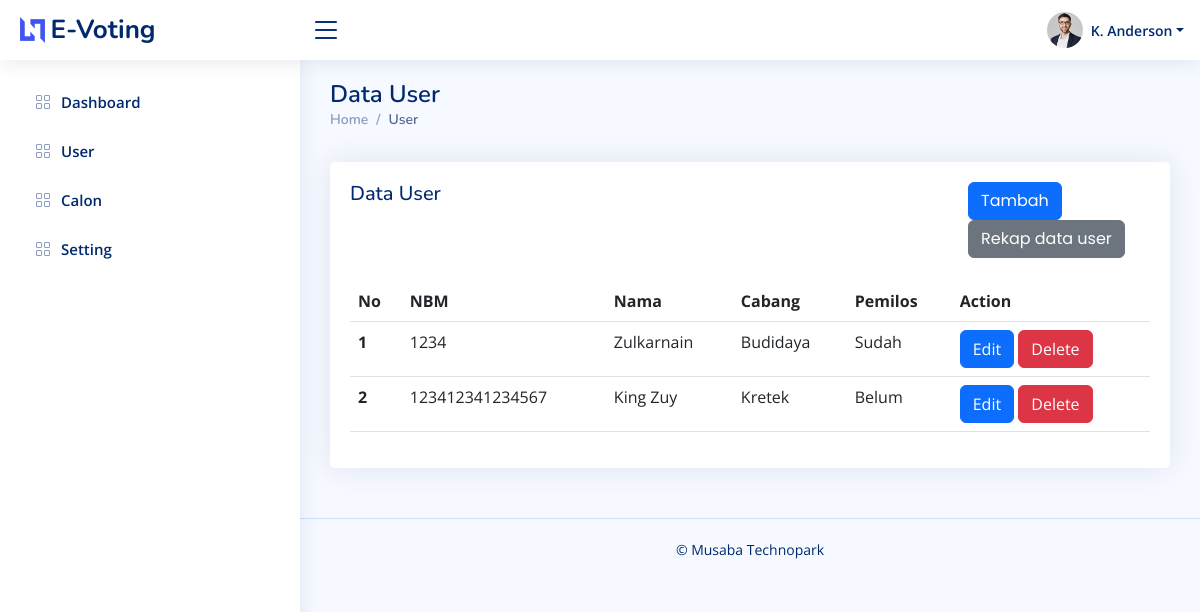
Before: /admin/user.php (signed in) with the older database file.
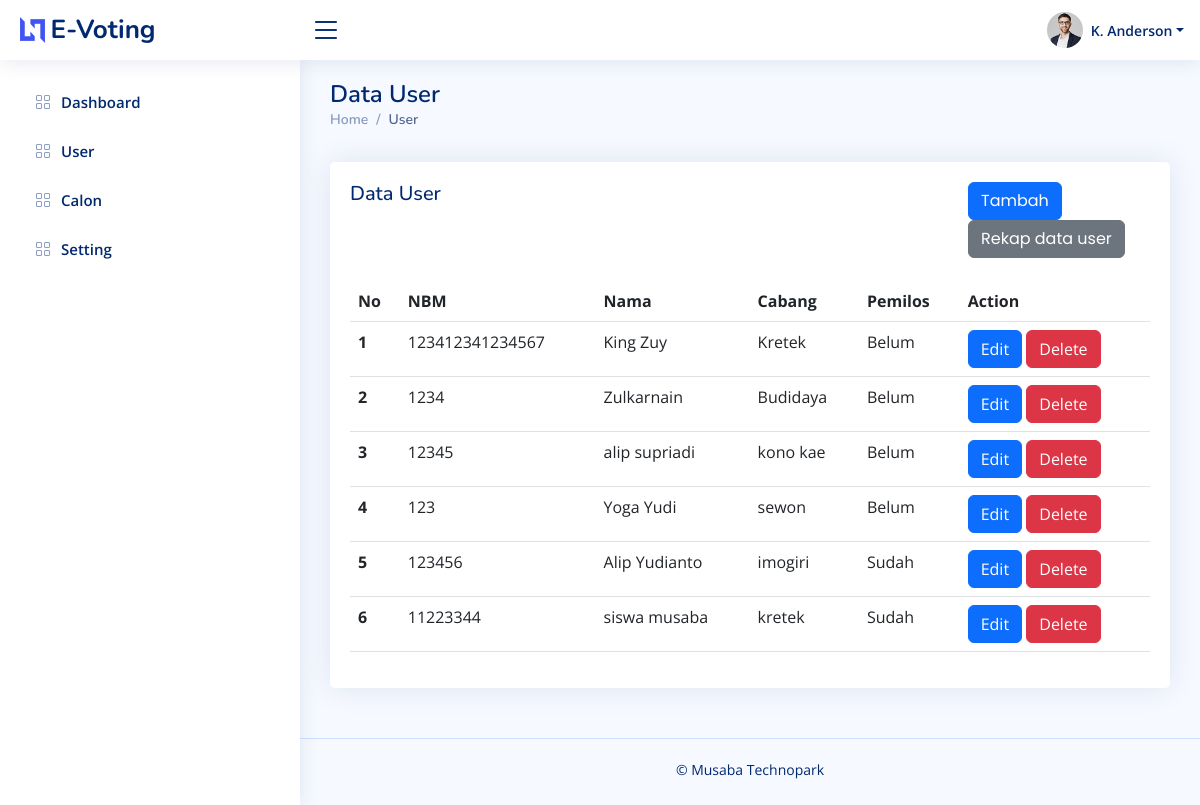
After: the same page with the newer database file.
### tables this page shows
CREATE TABLE `tb_pengguna` (
  `id` int NOT NULL,
  `nbm` char(50) NOT NULL,
  `nama` varchar(255) NOT NULL,
  `cabang` varchar(225) NOT NULL,
  `pemilos` enum('Sudah','Belum') NOT NULL
);

### admin/user.php (the view, shortened to what this page needs)
<?php
include '../database/koneksi.php';
include 'header.php';
include 'sidebar.php';
?>
<main id="main" class="main">
    <div class="pagetitle">
        <h1>Data User</h1>
        <nav>
            <ol class="breadcrumb">
                <li class="breadcrumb-item">
                    <p>Home</p>
                </li>
                <li class="breadcrumb-item active">User</li>
            </ol>
        </nav>
    </div>
    <section class="section">
        <div class="row">
            <div class="col-lg-12">
                <div class="card">
                    <div class="card-body">
                        <div class="card-title row">
                            <h5 class="col-9">Data User</h5>
                            <div class="col">
                                <button type="button" class="btn btn-primary " data-bs-toggle="modal" data-bs-target="#pilihan">
                                    Tambah
                                </button>
                                <a href="../sistem/admin/recapuser.php" class="btn btn-secondary">
                                    Rekap data user
                                </a>
                            </div>
                        </div>
                        <table class="table datatable">
                            <thead>
                                <tr>
                                    <th scope="col">No</th>
                                    <th scope="col">NBM</th>
                                    <th scope="col">Nama</th>
                                    <th scope="col">Cabang</th>
                                    <th scope="col">Pemilos</th>
                                    <th scope="col">Action</th>
                                </tr>
                            </thead>
                            <tbody>
                                <?php
                                $sql = "SELECT tb_pengguna.id, tb_pengguna.nbm, tb_pengguna.nama, tb_pengguna.cabang, tb_pengguna.pemilos FROM tb_pengguna, tb_login WHERE tb_pengguna.nbm = tb_login.nbm";
                                $query = $db->query($sql);
                                $i = 1;
                                while ($row = $query->fetch_array()) :
                                ?>
                                    <tr>
                                        <th scope="row"><?= $i++; ?></th>
                                        <td><?= $row['nbm']; ?></td>
                                        <td><?= $row['nama']; ?></td>
                                        <td><?= $row['cabang']; ?></td>
                                        <td><?= $row['pemilos']; ?></td>
                                        <td>
                                            <button type="button" class="btn btn-primary" data-bs-toggle="modal" data-bs-target="#edit-<?= $row['id'] ?>">
                                                Edit
                                            </button>
                                            <button type="button" class="btn btn-danger" data-bs-toggle="modal" data-bs-target="#delete-<?= $row['id'] ?>">
                                                Delete
                                            </button>
                                        </td>
                                    </tr>
                                <?php endwhile; ?>
                            </tbody>
                        </table>
                    </div>
                </div>
            </div>
        </div>
    </section>
</main>
<?php include 'footer.php'; ?>

### admin/header.php (shortened to what this page needs)
<!DOCTYPE html>
<html lang="en">
<head>
    <link href="../assets/vendor/bootstrap/css/bootstrap.min.css" rel="stylesheet" />
    <link href="../assets/vendor/bootstrap-icons/bootstrap-icons.css" rel="stylesheet" />
    <link href="../assets/vendor/boxicons/css/boxicons.min.css" rel="stylesheet" />
    <link href="../assets/vendor/quill/quill.snow.css" rel="stylesheet" />
    <link href="../assets/vendor/quill/quill.bubble.css" rel="stylesheet" />
    <link href="../assets/vendor/remixicon/remixicon.css" rel="stylesheet" />
    <link href="../assets/vendor/simple-datatables/style.css" rel="stylesheet" />
    <link href="../assets/css/style.css" rel="stylesheet" />
</head>
<body>
    <header id="header" class="header fixed-top d-flex align-items-center">
        <div class="d-flex align-items-center justify-content-between">
            <a href="index.html" class="logo d-flex align-items-center">
                <img src="../assets/img/logo.png" alt="" />
                <span class="d-none d-lg-block">E-Voting</span>
            </a>
            <i class="bi bi-list toggle-sidebar-btn"></i>
        </div>
        <nav class="header-nav ms-auto">
            <ul class="d-flex align-items-center">
                <li class="nav-item dropdown pe-3">
                    <a class="nav-link nav-profile d-flex align-items-center pe-0" href="#" data-bs-toggle="dropdown">
                        <img src="../assets/img/profile-img.jpg" alt="Profile" class="rounded-circle" />
                        <span class="d-none d-md-block dropdown-toggle ps-2">K. Anderson</span>
                    </a>
                </li>
            </ul>
        </nav>
    </header>

### admin/sidebar.php
<aside id="sidebar" class="sidebar">
    <ul class="sidebar-nav" id="sidebar-nav">
        <li class="nav-item">
            <a class="nav-link <?= ($_SERVER['SCRIPT_NAME'] == "/pdm/frontend/admin/index.php") ? '' : 'collapsed' ?>" href="index.php">
                <i class="bi bi-grid"></i>
                <span>Dashboard</span>
            </a>
        </li>
        <li class="nav-item">
            <a class="nav-link <?= ($_SERVER['SCRIPT_NAME'] == "/pdm/frontend/admin/user.php") ? '' : 'collapsed' ?>" href="user.php">
                <i class="bi bi-grid"></i>
                <span>User</span>
            </a>
        </li>
        <li class="nav-item">
            <a class="nav-link <?= ($_SERVER['SCRIPT_NAME'] == "/pdm/frontend/admin/calon.php") ? '' : 'collapsed' ?>" href="calon.php">
                <i class="bi bi-grid"></i>
                <span>Calon</span>
            </a>
        </li>
        <li class="nav-item">
            <a class="nav-link <?= ($_SERVER['SCRIPT_NAME'] == "/pdm/frontend/admin/setting.php") ? '' : 'collapsed' ?>" href="setting.php">
                <i class="bi bi-grid"></i>
                <span>Setting</span>
            </a>
        </li>
    </ul>
</aside>

### admin/footer.php (shortened to what this page needs)
<footer id="footer" class="footer">
    <div class="copyright">
        &copy; Musaba Technopark
    </div>
    <div class="credits">
    </div>
</footer>
</body>
</html>

### assets/css/style.css (style rules this page uses)
:root { scroll-behavior: smooth; }
body { font-family: "Open Sans", sans-serif; background: #f6f9ff; color: #444444; }
a { color: #4154f1; text-decoration: none; }
h1, h2, h3, h4, h5, h6 { font-family: "Nunito", sans-serif; }
#main { margin-top: 60px; padding: 20px 30px; transition: all 0.3s; }
.pagetitle { margin-bottom: 10px; }
.pagetitle h1 { font-size: 24px; margin-bottom: 0; font-weight: 600; color: #012970; }
.card { margin-bottom: 30px; border: none; border-radius: 5px; box-shadow: 0px 0 30px rgba(1, 41, 112, 0.1); }
.card-title { padding: 20px 0 15px 0; font-size: 18px; font-weight: 500; color: #012970; font-family: "Poppins", sans-serif; }
.card-body { padding: 0 20px 20px 20px; }
.breadcrumb { font-size: 14px; font-family: "Nunito", sans-serif; color: #899bbd; font-weight: 600; }
.breadcrumb .breadcrumb-item::before { color: #899bbd; }
.breadcrumb .active { color: #51678f; font-weight: 600; }
.logo { line-height: 1; }
@media (min-width: 1200px) { .logo { width: 280px; } }
.logo img { max-height: 26px; margin-right: 6px; }
.logo span { font-size: 26px; font-weight: 700; color: #012970; font-family: "Nunito", sans-serif; }
.header { transition: all 0.5s; z-index: 997; height: 60px; box-shadow: 0px 2px 20px rgba(1, 41, 112, 0.1); background-color: #fff; padding-left: 20px; }
.header .toggle-sidebar-btn { font-size: 32px; padding-left: 10px; cursor: pointer; color: #012970; }
.header-nav ul { list-style: none; }
.header-nav>ul { margin: 0; padding: 0; }
.header-nav .nav-profile { color: #012970; }
.header-nav .nav-profile img { max-height: 36px; }
.header-nav .nav-profile span { font-size: 14px; font-weight: 600; }
.sidebar { position: fixed; top: 60px; left: 0; bottom: 0; width: 300px; z-index: 996; transition: all 0.3s; padding: 20px; overflow-y: auto; scrollbar-width: thin; scrollbar-color: #aab7cf transparent; box-shadow: 0px 0px 20px rgba(1, 41, 112, 0.1); background-color: #fff; }
@media (min-width: 1200px) { #main, #footer { margin-left: 300px; } }
.sidebar-nav { padding: 0; margin: 0; list-style: none; }
.sidebar-nav li { padding: 0; margin: 0; list-style: none; }
.sidebar-nav .nav-item { margin-bottom: 5px; }
.sidebar-nav .nav-link { display: flex; align-items: center; font-size: 15px; font-weight: 600; color: #4154f1; transition: 0.3; background: #f6f9ff; padding: 10px 15px; border-radius: 4px; }
.sidebar-nav .nav-link i { font-size: 16px; margin-right: 10px; color: #4154f1; }
.sidebar-nav .nav-link.collapsed { color: #012970; background: #fff; }
.sidebar-nav .nav-link.collapsed i { color: #899bbd; }
.footer { padding: 20px 0; font-size: 14px; transition: all 0.3s; border-top: 1px solid #cddfff; }
.footer .copyright { text-align: center; color: #012970; }
.footer .credits { padding-top: 5px; text-align: center; font-size: 13px; color: #012970; }

Changed rows visible on the page:
shown differently, row unchanged: tb_pengguna "King Zuy": moves up the list
changed tb_pengguna "Zulkarnain": pemilos "Sudah" → "Belum"
added tb_pengguna: nbm "12345", nama "alip supriadi", cabang "kono kae", pemilos "Belum"
added tb_pengguna: nbm "123", nama "Yoga Yudi", cabang "sewon", pemilos "Belum"
added tb_pengguna: nbm "123456", nama "Alip Yudianto", cabang "imogiri", pemilos "Sudah"
added tb_pengguna: nbm "11223344", nama "siswa musaba", cabang "kretek", pemilos "Sudah"
